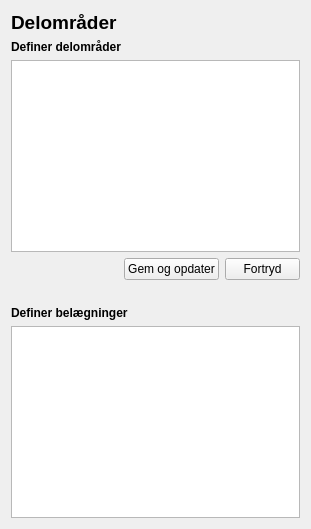
         <widget class="QWidget" name="page3_subareas">
          <layout class="QGridLayout" name="gridLayout_4">
           <item row="0" column="0">
            <widget class="QLabel" name="label_15">
             <property name="text">
              <string>&lt;html&gt;&lt;head/&gt;&lt;body&gt;&lt;p&gt;&lt;span style=&quot; font-size:14pt; font-weight:600;&quot;&gt;Delområder&lt;/span&gt;&lt;/p&gt;&lt;/body&gt;&lt;/html&gt;</string>
             </property>
             <property name="alignment">
              <set>Qt::AlignLeading|Qt::AlignLeft|Qt::AlignTop</set>
             </property>
             <property name="wordWrap">
              <bool>true</bool>
             </property>
            </widget>
           </item>
           <item row="1" column="0" colspan="3">
            <widget class="QLabel" name="label_20">
             <property name="text">
              <string>&lt;html&gt;&lt;head/&gt;&lt;body&gt;&lt;p&gt;&lt;span style=&quot; font-size:9pt; font-weight:600;&quot;&gt;Definer delområder&lt;/span&gt;&lt;/p&gt;&lt;/body&gt;&lt;/html&gt;</string>
             </property>
             <property name="alignment">
              <set>Qt::AlignLeading|Qt::AlignLeft|Qt::AlignTop</set>
             </property>
             <property name="wordWrap">
              <bool>true</bool>
             </property>
            </widget>
           </item>
           <item row="2" column="0" colspan="3">
            <widget class="QTableWidget" name="tblSubareas">
             <property name="styleSheet">
              <string notr="true"/>
             </property>
             <property name="selectionMode">
              <enum>QAbstractItemView::SingleSelection</enum>
             </property>
             <property name="selectionBehavior">
              <enum>QAbstractItemView::SelectRows</enum>
             </property>
            </widget>
           </item>
           <item row="3" column="1">
            <widget class="QPushButton" name="btnSaveSubareas">
             <property name="minimumSize">
              <size>
               <width>0</width>
               <height>0</height>
              </size>
             </property>
             <property name="maximumSize">
              <size>
               <width>100</width>
               <height>16777215</height>
              </size>
             </property>
             <property name="text">
              <string>Gem og opdater</string>
             </property>
            </widget>
           </item>
           <item row="3" column="2">
            <widget class="QPushButton" name="btnRollbackSubareas">
             <property name="minimumSize">
              <size>
               <width>0</width>
               <height>0</height>
              </size>
             </property>
             <property name="maximumSize">
              <size>
               <width>75</width>
               <height>16777215</height>
              </size>
             </property>
             <property name="text">
              <string>Fortryd</string>
             </property>
            </widget>
           </item>
           <item row="4" column="0">
            <widget class="QLabel" name="label">
             <property name="text">
              <string/>
             </property>
            </widget>
           </item>
           <item row="5" column="0" colspan="3">
            <widget class="QLabel" name="label_21">
             <property name="text">
              <string>&lt;html&gt;&lt;head/&gt;&lt;body&gt;&lt;p&gt;&lt;span style=&quot; font-size:9pt; font-weight:600;&quot;&gt;Definer belægninger&lt;/span&gt;&lt;/p&gt;&lt;/body&gt;&lt;/html&gt;</string>
             </property>
             <property name="alignment">
              <set>Qt::AlignLeading|Qt::AlignLeft|Qt::AlignTop</set>
             </property>
             <property name="wordWrap">
              <bool>true</bool>
             </property>
            </widget>
           </item>
           <item row="6" column="0" colspan="3">
            <widget class="QTableWidget" name="tblSurfaces"/>
           </item>
          </layout>
         </widget>
